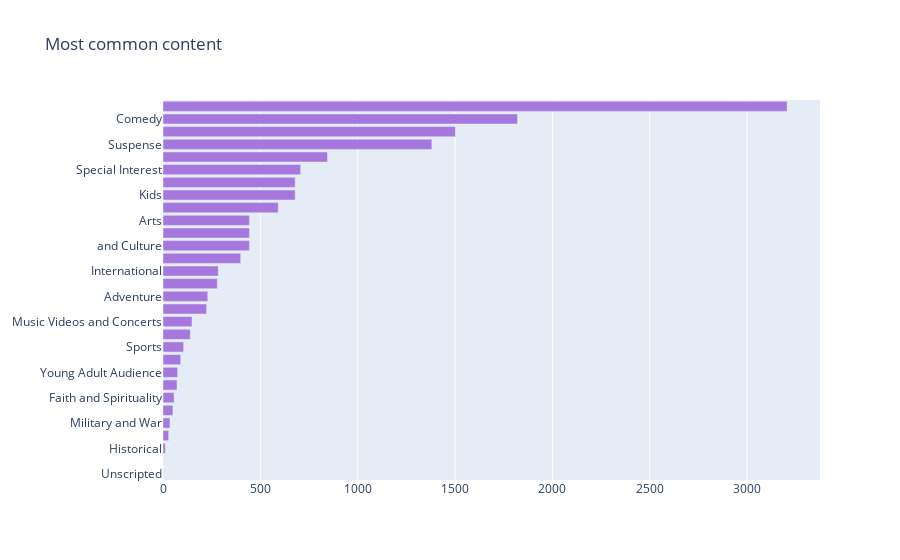

This figure's notebook cell:
### Code cell
#Most common content in Movies
col = "listed_in"
categories = ", ".join(df_movies['listed_in']).split(", ") 
counter_list=Counter(categories).most_common(50)
labels = [_[0] for _ in counter_list][::-1]
values = [_[1] for _ in counter_list][::-1]
trace=go.Bar(y=labels, x=values, orientation="h", name="Movies", marker=dict(color="#a678de"))
data=[trace]
layout=go.Layout(title='Most common content',legend=dict(x=0.1,y=1.1,orientation='h'))
fig=go.Figure(data,layout=layout)
fig.show()

### Figure 1 — Plotly figure (JSON) as saved in the notebook; plotly's stock layout.template omitted (floating-point values rounded to 4 significant figures)
{"data": [{"marker": {"color": "#a678de"}, "name": "Movies", "orientation": "h", "type": "bar", "x": [1, 1, 12, 29, 36, 51, 57, 72, 75, 91, 106, 140, 149, 224, 230, 279, 284, 399, 444, 444, 444, 592, 679, 679, 707, 845, 1381, 1502, 1821, 3206], "y": ["Unscripted", "Talk Show and Variety", "Historical", "Anime", "Military and War", "Fantasy", "Faith and Spirituality", "Fitness", "Young Adult Audience", "LGBTQ", "Sports", "Arthouse", "Music Videos and Concerts", "Western", "Adventure", "Animation", "International", "Science Fiction", "and Culture", "Entertainment", "Arts", "Romance", "Kids", "Documentary", "Special Interest", "Horror", "Suspense", "Action", "Comedy", "Drama"]}], "layout": {"legend": {"orientation": "h", "x": 0.1, "y": 1.1}, "title": {"text": "Most common content"}}}
